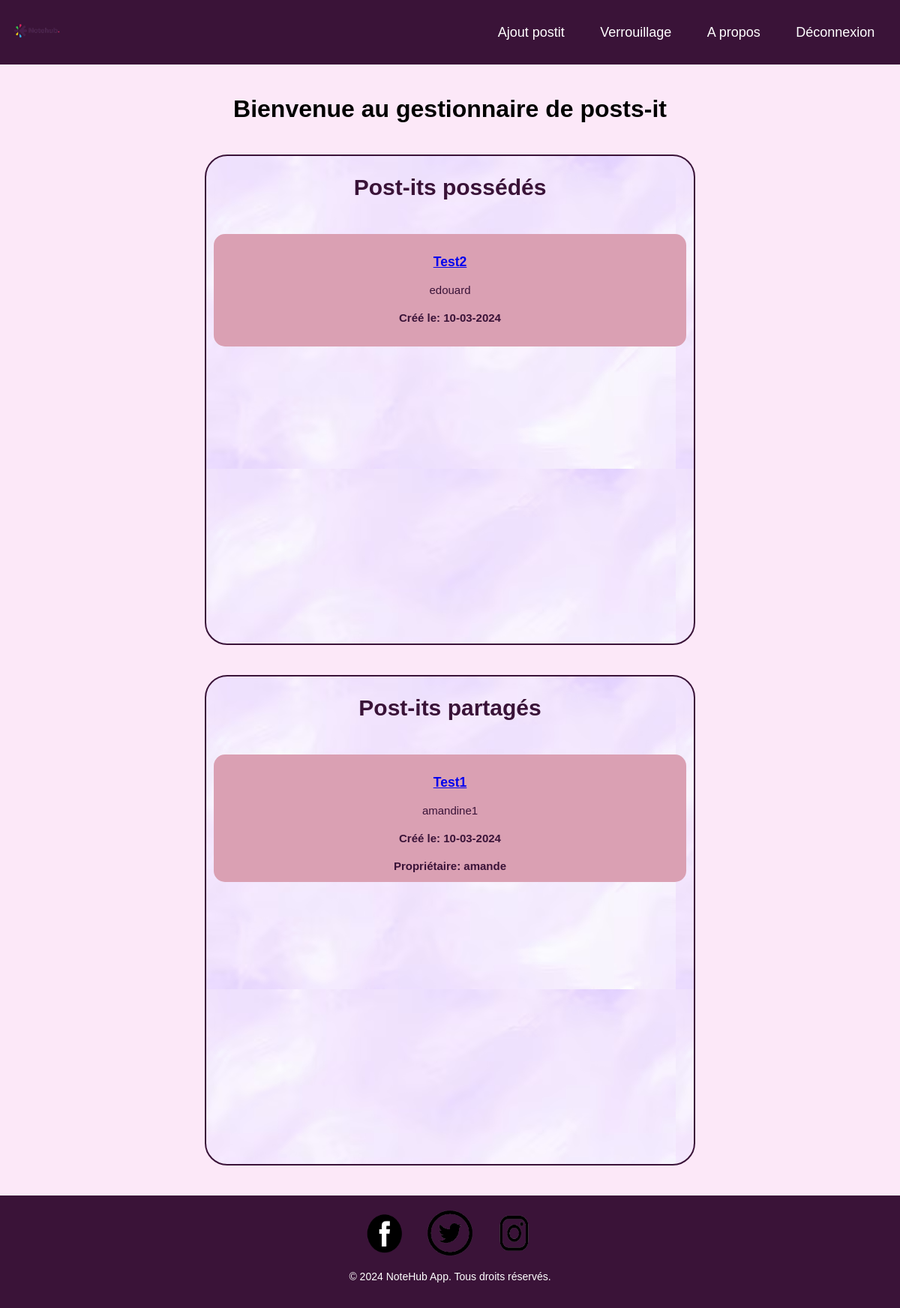
/controleur/AccueilControleur.php (signed in), run on the app's committed database.
### tables this page shows
CREATE TABLE POSTIT (
    IDPOSTIT INTEGER PRIMARY KEY AUTOINCREMENT,
    DATEDECREATION TEXT NOT NULL,
    TITRE TEXT NOT NULL,
    LIBELLE TEXT NOT NULL,
    IDUSER INTEGER,
    FOREIGN KEY (IDUSER) REFERENCES USER(IDUSER)
);

CREATE TABLE USER (
    IDUSER INTEGER PRIMARY KEY AUTOINCREMENT,
    PSEUDO TEXT NOT NULL,
    NOM TEXT NOT NULL,
    PRENOM TEXT NOT NULL,
    DATEDENAISSANCE TEXT NOT NULL,
    MAIL TEXT NOT NULL,
    MDP TEXT NOT NULL,
QUESTIONSEC TEXT NOT NULL,
REPONSESEC TEXT NOT NULL
);

### controleur/AccueilControleur.php (called while the page is built, shortened)
<?php
require_once __DIR__ . '/../modele/PostitModel.php';
$postitModel = new PostitModel();
$allPostits = $postitModel->getUserPostits($_SESSION['userId']) ?: [];
$sharedPostits = isset($_SESSION['userId']) ? $postitModel->getSharedPostits($_SESSION['userId']) : [];
require_once __DIR__ . '/../vue/AccueilVue.php';
?>

### modele/PostitModel.php (called while the page is built, shortened)
<?php
class PostitModel {
    private $db;
    public function __construct() {
        $this->db = new PDO('sqlite:' . DB_PATH);
    }
    public function getUserPostits($userId) {
        $sql = "SELECT p.* FROM POSTIT p
                WHERE p.IDUSER = :userId";
        $stmt = $this->db->prepare($sql);
        $stmt->bindParam(':userId', $userId, PDO::PARAM_INT);
        $stmt->execute();
        return $stmt->fetchAll(PDO::FETCH_ASSOC);
    }
    public function getSharedPostits($userId) {
        $sql = "SELECT p.*, u.pseudo FROM POSTIT p
                INNER JOIN Partage pa ON p.IDPOSTIT = pa.IDPOSTIT
                INNER JOIN USER u ON u.IDUSER = p.IDUSER
                WHERE pa.IDUSER = :userId";
        $stmt = $this->db->prepare($sql);
        $stmt->bindParam(':userId', $userId);
        $stmt->execute();
        return $stmt->fetchAll(PDO::FETCH_ASSOC);
    }
}
?>

### vue/AccueilVue.php (the view, shortened to what this page needs)
<!DOCTYPE html>
<html lang="en">
<head>
    <link rel="stylesheet" href="vue/styles/accueil.css">
</head>
<body>
    <header>
        <?php
        require_once 'HeaderVue.php'
            ?>
    </header>
    <div class="container">
        <h1>Bienvenue au gestionnaire de posts-it</h1>
        <div class="post-it-wrapper">
            <h2>Post-its possédés</h2>
            <div class="post-it-container" id="post-it-container-owned">
                    <?php foreach ($allPostits as $postit) { ?>
                        <div class="post-it">
                            <a href="index.php?page=PostitDetail&id=<?php echo $postit['IDPOSTIT']; ?>">
                                <h3>
                                    <?php echo htmlspecialchars($postit['TITRE'], ENT_QUOTES, 'UTF-8'); ?>
                                </h3>
                            </a>
                            <p>
                                <?php echo nl2br(htmlspecialchars($postit['LIBELLE'], ENT_QUOTES, 'UTF-8')); ?>
                            </p>
                            <h4>Créé le:
                                <?php echo htmlspecialchars($postit['DATEDECREATION'], ENT_QUOTES, 'UTF-8'); ?>
                            </h4>
                        </div>
                    <?php }
                    ; ?>
            </div>
        </div>
        <div class="post-it-wrapper">
            <h2>Post-its partagés</h2>
            <div class="post-it-container" id="post-it-container-shared">
                <?php foreach ($sharedPostits as $postit): ?>
                    <div class="post-it">
                        <a href="index.php?page=PostitSharedDetail&id=<?php echo $postit['IDPOSTIT']; ?>">
                            <h3>
                                <?php echo htmlspecialchars($postit['TITRE'], ENT_QUOTES, 'UTF-8'); ?>
                            </h3>
                        </a>
                        <p>
                            <?php echo nl2br(htmlspecialchars($postit['LIBELLE'], ENT_QUOTES, 'UTF-8')); ?>
                        </p>
                        <h4>Créé le:
                            <?php echo htmlspecialchars($postit['DATEDECREATION'], ENT_QUOTES, 'UTF-8'); ?>
                        </h4>
                        <h4>Propriétaire:
                            <?php echo htmlspecialchars($postit['PSEUDO']); ?>
                        </h4>
                    </div>
                <?php endforeach; ?>
            </div>
        </div>
    </div>
    <footer>
        <?php
        require_once 'FooterVue.php'
            ?>
    </footer>
</body>
</html>

### vue/styles/accueil.css (style rules this page uses)
body { font-family: Arial, sans-serif; background-color: #FCE8F8; margin: 0; padding: 0; }
.container { text-align: center; padding: 20px; }
.post-it-wrapper { display: inline-block; margin: 20px; vertical-align: top; color: #3a1338; font-size: 20px; background-image: url('fondd.png'); height: 650px; width: 650px; border: 2px solid#3a1338; border-radius: 30px; }
.post-it-container { display: flex; flex-wrap: wrap; justify-content: center; }
.post-it { background-color: #daa0b3; width: 200px; padding: 10px; margin: 10px; }
body { font-family: Arial, sans-serif; text-align: center; }
footer { background-color: #3a1338; color: #fff; padding: 20px; text-align: center; }
.post-it-container { display: flex; flex-wrap: wrap; gap: 10px; padding: 10px; align-items: flex-start; justify-content: space-around; max-height: 500px; overflow-y: auto; }
.post-it { width: 100%; margin: 10px 0; height: auto; max-height: 150px; overflow: hidden; border-radius: 15px; font-size: 15px; }
@media (min-width: 1000px) { .post-it { flex: 1 1 calc(25% - 20px); } }

### data on the page
postit: TITRE "Test2", LIBELLE "edouard", DATEDECREATION "10-03-2024"
postit: TITRE "Test1", LIBELLE "amandine1", DATEDECREATION "10-03-2024", IDUSER.PSEUDO "amande"
